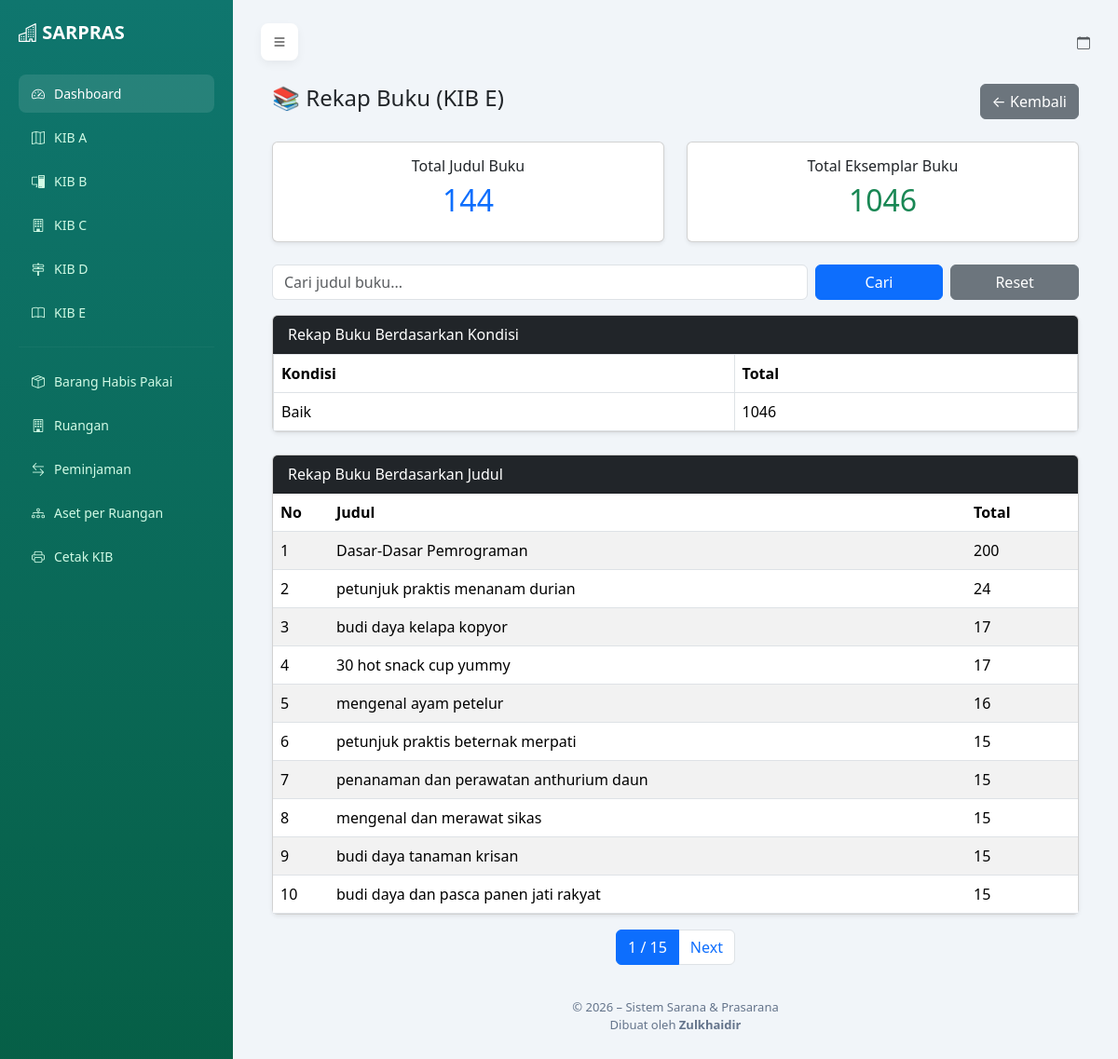
/buku/rekap/, run on the app's committed database.
### sarpras/models.py (models this page shows, shortened)
class Buku(models.Model):
    kode_barang = models.CharField(max_length=50)
    judul = models.CharField(max_length=255)
    pengarang = models.CharField(max_length=255)
    jumlah = models.IntegerField()
    kondisi = models.CharField(max_length=50)
    tahun_terbit = models.IntegerField()
    gambar = models.ImageField( upload_to='buku/', blank=True, null=True)

### sarpras/views.py (the view)
# urls.py: path('buku/rekap/', views.buku_rekap, name='buku_rekap'),
def buku_rekap(request):
    keyword = request.GET.get('q', '').strip()
    buku_qs = Buku.objects.all()
    if keyword:
        buku_qs = buku_qs.filter(judul__icontains=keyword)
    total_judul = buku_qs.values('judul').distinct().count()
    total_eksemplar = buku_qs.aggregate(
        total=Sum('jumlah')
    )['total'] or 0
    rekap_kondisi = (
        buku_qs
        .values('kondisi')
        .annotate(total=Sum('jumlah'))
        .order_by('kondisi')
    )
    rekap_judul = (
        buku_qs
        .values('judul')
        .annotate(total=Sum('jumlah'))
        .order_by('-total')
    )
    paginator = Paginator(rekap_judul, 10)  # 10 judul / halaman
    page_number = request.GET.get('page')
    page_obj = paginator.get_page(page_number)
    context = {
        'total_judul': total_judul,
        'total_eksemplar': total_eksemplar,
        'rekap_kondisi': rekap_kondisi,
        'page_obj': page_obj,
        'keyword': keyword,
    }
    return render(request, 'sarpras/buku_rekap.html', context)

### sarpras/templates/sarpras/buku_rekap.html (shortened to what this page needs)
{% extends 'sarpras/base.html' %}
{% block content %}
<div class="container mt-4">
  <div class="d-flex justify-content-between align-items-center mb-4">
    <h4>📚 Rekap Buku (KIB E)</h4>
    <a href="{% url 'buku_list' %}" class="btn btn-secondary">
      ← Kembali
    </a>
  </div>
  <div class="row mb-4">
    <div class="col-md-6">
      <div class="card shadow-sm text-center">
        <div class="card-body">
          <h6>Total Judul Buku</h6>
          <h2 class="text-primary">{{ total_judul }}</h2>
        </div>
      </div>
    </div>
    <div class="col-md-6">
      <div class="card shadow-sm text-center">
        <div class="card-body">
          <h6>Total Eksemplar Buku</h6>
          <h2 class="text-success">{{ total_eksemplar }}</h2>
        </div>
      </div>
    </div>
  </div>
  <form method="get" class="mb-3">
    <div class="row g-2">
      <div class="col-md-8">
        <input type="text"
               name="q"
               class="form-control"
               placeholder="Cari judul buku..."
               value="{{ keyword }}">
      </div>
      <div class="col-md-2">
        <button class="btn btn-primary w-100">
          Cari
        </button>
      </div>
      <div class="col-md-2">
        <a href="{% url 'buku_rekap' %}" class="btn btn-secondary w-100">
          Reset
        </a>
      </div>
    </div>
  </form>
  <div class="card shadow-sm mb-4">
    <div class="card-header bg-dark text-white">
      Rekap Buku Berdasarkan Kondisi
    </div>
    <table class="table table-bordered mb-0">
      <tr>
        <th>Kondisi</th>
        <th>Total</th>
      </tr>
      {% for row in rekap_kondisi %}
      <tr>
        <td>{{ row.kondisi }}</td>
        <td>{{ row.total }}</td>
      </tr>
      {% endfor %}
    </table>
  </div>
  <div class="card shadow-sm">
    <div class="card-header bg-dark text-white">
      Rekap Buku Berdasarkan Judul
    </div>
    <table class="table table-striped mb-0">
      <thead>
        <tr>
          <th style="width:60px;">No</th>
          <th>Judul</th>
          <th style="width:120px;">Total</th>
        </tr>
      </thead>
      <tbody>
        {% for row in page_obj %}
        <tr>
          <td>{{ forloop.counter }}</td>
          <td>{{ row.judul }}</td>
          <td>{{ row.total }}</td>
        </tr>
        {% empty %}
        <tr>
          <td colspan="3" class="text-center text-muted">
            Data tidak ditemukan
          </td>
        </tr>
        {% endfor %}
      </tbody>
    </table>
  </div>
  <nav class="mt-3">
    <ul class="pagination justify-content-center">
      <li class="page-item active">
        <span class="page-link">
          {{ page_obj.number }} / {{ page_obj.paginator.num_pages }}
        </span>
      </li>
      {% if page_obj.has_next %}
      <li class="page-item">
        <a class="page-link"
           href="?page={{ page_obj.next_page_number }}&q={{ keyword }}">
          Next
        </a>
      </li>
      {% endif %}
    </ul>
  </nav>
</div>
{% endblock %}

### sarpras/templates/sarpras/base.html (style rules this page uses)
body { background: #f1f5f9; margin: 0; }

### data on the page
Buku: judul "Dasar-Dasar Pemrograman", total "200"
Buku: judul "petunjuk praktis menanam durian", total "24"
Buku: judul "budi daya kelapa kopyor", total "17"
Buku: judul "30 hot snack cup yummy", total "17"
Buku: judul "mengenal ayam petelur", total "16"
Buku: judul "petunjuk praktis beternak merpati", total "15"
Buku: judul "penanaman dan perawatan anthurium daun", total "15"
Buku: judul "mengenal dan merawat sikas", total "15"
Buku: judul "budi daya tanaman krisan", total "15"
Buku: judul "budi daya dan pasca panen jati rakyat", total "15"

### other printed values
{{ total_judul }} "144"
{{ total_eksemplar }} "1046"
{{ row.kondisi }} "Baik"
{{ row.total }} "1046"
{{ page_obj.number }} "1"
{{ page_obj.paginator.num_pages }} "15"
